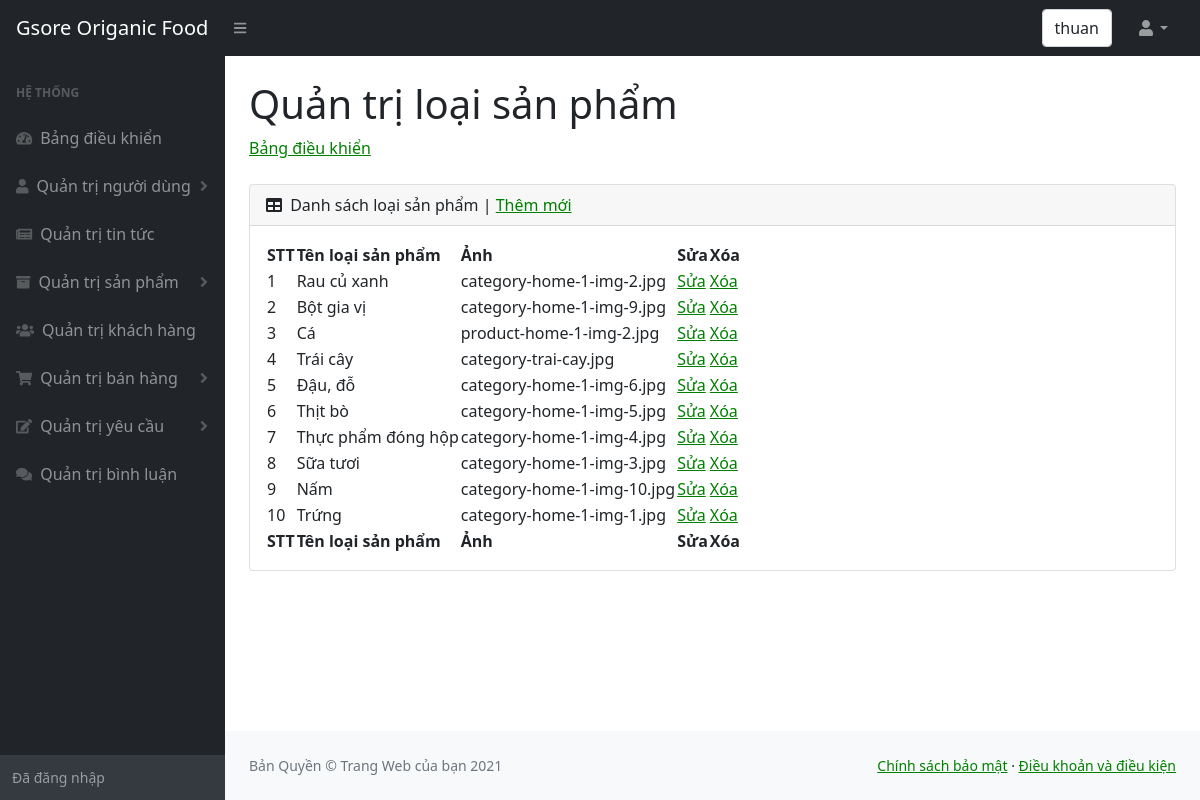
/admin/loaisanpham.php (signed in), run on the app's committed database.
### tables this page shows
CREATE TABLE `loaisanpham` (
  `maloaisanpham` int(10) NOT NULL,
  `tenloaisanpham` varchar(100) NOT NULL,
  `anhloai` varchar(200) NOT NULL
);

### admin/loaisanpham.php (the view, shortened to what this page needs)
<!DOCTYPE html>
<html lang="en">
    <head>
        <link href="https://cdn.jsdelivr.net/npm/simple-datatables@latest/dist/style.css" rel="stylesheet" />
        <link href="css/styles.css" rel="stylesheet" />
    </head>
    <body class="sb-nav-fixed">
        <nav class="sb-topnav navbar navbar-expand navbar-dark bg-dark">
            <a class="navbar-brand ps-3" href="../index.php">Gsore Origanic Food </a>
            <button class="btn btn-link btn-sm order-1 order-lg-0 me-4 me-lg-0" id="sidebarToggle" href="#!"><i class="fas fa-bars"></i></button>
            <form class="d-none d-md-inline-block form-inline ms-auto me-0 me-md-3 my-2 my-md-0">
                <div class="input-group">
                  <div class="form-control"><?php  echo $_SESSION['ten_nguoi_dung'];?>  </div>
                </div>
            </form>
            <ul class="navbar-nav ms-auto ms-md-0 me-3 me-lg-4">
                <li class="nav-item dropdown">
                    <a class="nav-link dropdown-toggle" id="navbarDropdown" href="#" role="button" data-bs-toggle="dropdown" aria-expanded="false"><i class="fas fa-user fa-fw"></i></a>
                </li>
            </ul>
        </nav>
        <div id="layoutSidenav">
        <div id="layoutSidenav_nav" >
                <nav class="sb-sidenav accordion sb-sidenav-dark" id="sidenavAccordion">
                    <div class="sb-sidenav-menu">
                        <div class="nav">
                            <div class="sb-sidenav-menu-heading">Hệ thống</div>
                            <a class="nav-link" href="index.php">
                                <div class="sb-nav-link-icon"><i class="fas fa-tachometer-alt"></i></div>
                                Bảng điều khiển
                            </a>
                            <a class="nav-link collapsed" href="nguoidung.php" data-bs-toggle="collapse" data-bs-target="#collapseOne" aria-expanded="false" aria-controls="collapseOne">
                                <div class="sb-nav-link-icon"><i class="fas fa-user"></i></div>
                                Quản trị người dùng
                                <div class="sb-sidenav-collapse-arrow"><i class="fas fa-angle-down"></i></div>
                            </a>
                            <a class="nav-link" href="tintuc.php">
                                <div class="sb-nav-link-icon"><i class="fas fa-newspaper"></i></div>
                                    Quản trị tin tức
                            </a>
                            <a class="nav-link collapsed" href="#" data-bs-toggle="collapse" data-bs-target="#collapseTwo" aria-expanded="false" aria-controls="collapseTwo">
                                <div class="sb-nav-link-icon"><i class="fas fa-archive"></i></div>
                                Quản trị sản phẩm
                                <div class="sb-sidenav-collapse-arrow"><i class="fas fa-angle-down"></i></div>
                            </a>
                            <a class="nav-link" href="khachhang.php">
                                <div class="sb-nav-link-icon"><i class="fas fa-users"></i></div>
                                Quản trị khách hàng
                            </a>
                            <a class="nav-link collapsed" href="#" data-bs-toggle="collapse" data-bs-target="#collapseThree" aria-expanded="false" aria-controls="collapseThree">
                                <div class="sb-nav-link-icon"><i class="fas fa-shopping-cart"></i></div>
                                Quản trị bán hàng
                                <div class="sb-sidenav-collapse-arrow"><i class="fas fa-angle-down"></i></div>
                            </a>
                            <a class="nav-link collapsed" href="#" data-bs-toggle="collapse" data-bs-target="#collapseFour" aria-expanded="false" aria-controls="collapseFour">
                                <div class="sb-nav-link-icon"><i class="fas fa-edit"></i></div>
                                Quản trị yêu cầu
                                <div class="sb-sidenav-collapse-arrow"><i class="fas fa-angle-down"></i></div>
                            </a>
                            <a class="nav-link" href="binhluan.php">
                                <div class="sb-nav-link-icon"><i class="fas fa-comments"></i></div>
                                Quản trị bình luận
                            </a>
                        </div>
                    </div>
                    <div class="sb-sidenav-footer">
                        <div class="small">Đã đăng nhập</div>
                    </div>
                </nav>
            </div>
            <div id="layoutSidenav_content">
                <main>
                    <div class="container-fluid px-4">
                        <h1 class="mt-4">Quản trị loại sản phẩm</h1>
                        <ol class="breadcrumb mb-4">
                            <li class="breadcrumb-item"><a href="index.php">Bảng điều khiển</a></li>
                        </ol>
                        <div class="card mb-4">
                            <div class="card-header">
                                <i class="fas fa-table me-1"></i>
                                Danh sách loại sản phẩm | <a href="loaisanphamthemmoi.php">Thêm mới</a>
                            </div>
                            <div class="card-body">
                                <table id="datatablesSimple">
                                    <thead>
                                        <tr>
                                            <th>STT</th>
                                            <th>Tên loại sản phẩm</th>
                                            <th>Ảnh</th>
                                            <th>Sửa</th>
                                            <th>Xóa</th>
                                        </tr>
                                    </thead>
                                    <tfoot>
                                        <tr>
                                            <th>STT</th>
                                            <th>Tên loại sản phẩm</th>
                                            <th>Ảnh</th>
                                            <th>Sửa</th>
                                            <th>Xóa</th>
                                        </tr>
                                    </tfoot>
                                    <tbody>
                                    <?php
                                        include("../config.php");
                                        $sql = "
                                                  SELECT *
                                                  FROM loaisanpham
                                                  ORDER BY maloaisanpham DESC
                                        ";
                                        $loai_san_pham = mysqli_query($ket_noi, $sql);
                                        $i=0;
                                        while ($row = mysqli_fetch_array($loai_san_pham)) {
                                            $i++;
                                    ;?>
                                        <tr>
                                            <td><?php echo $i;?></td>
                                            <td><?php echo $row["tenloaisanpham"];?></td>
                                            <td><?php echo $row["anhloai"];?></td>
                                            <td><a href="loaisanphamsua.php?id=<?php echo $row["maloaisanpham"];?>">Sửa</a></td>
                                            <td><a href="loaisanphamxoa.php?id=<?php echo $row["maloaisanpham"];?>">Xóa</a></td>
                                        </tr>
                                    <?php
                                        }
                                    ;?>
                                    </tbody>
                                </table>
                            </div>
                        </div>
                    </div>
                </main>
                <footer class="py-4 bg-light mt-auto">
                    <div class="container-fluid px-4">
                        <div class="d-flex align-items-center justify-content-between small">
                            <div class="text-muted">Bản Quyền &copy; Trang Web của bạn 2021</div>
                            <div>
                                <a href="chinhsachbaomat.php">Chính sách bảo mật</a>
                                &middot;
                                <a href="chinhsachbaomat.php">Điều khoản và điều kiện</a>
                            </div>
                        </div>
                    </div>
                </footer>
            </div>
        </div>
    </body>
</html>

### data on the page
loaisanpham: tenloaisanpham "Rau củ xanh", anhloai "category-home-1-img-2.jpg"
loaisanpham: tenloaisanpham "Bột gia vị", anhloai "category-home-1-img-9.jpg"
loaisanpham: tenloaisanpham "Cá", anhloai "product-home-1-img-2.jpg"
loaisanpham: tenloaisanpham "Trái cây", anhloai "category-trai-cay.jpg"
loaisanpham: tenloaisanpham "Đậu, đỗ", anhloai "category-home-1-img-6.jpg"
loaisanpham: tenloaisanpham "Thịt bò", anhloai "category-home-1-img-5.jpg"
loaisanpham: tenloaisanpham "Thực phẩm đóng hộp", anhloai "category-home-1-img-4.jpg"
loaisanpham: tenloaisanpham "Sữa tươi", anhloai "category-home-1-img-3.jpg"
loaisanpham: tenloaisanpham "Nấm", anhloai "category-home-1-img-10.jpg"
loaisanpham: tenloaisanpham "Trứng", anhloai "category-home-1-img-1.jpg"

### other printed values
$_SESSION['ten_nguoi_dung'] "thuan"
